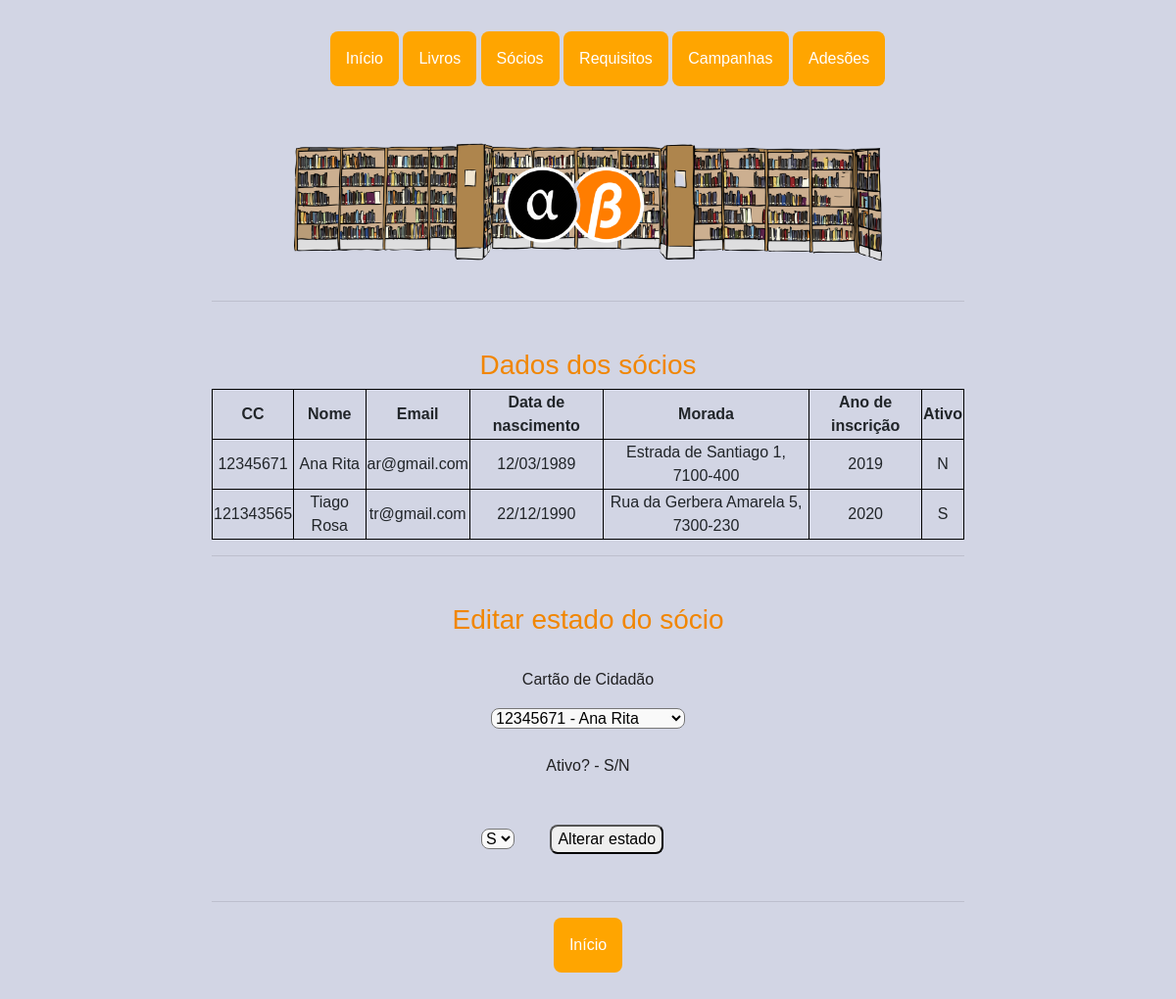
The page /ver_soc on the database as committed earlier.
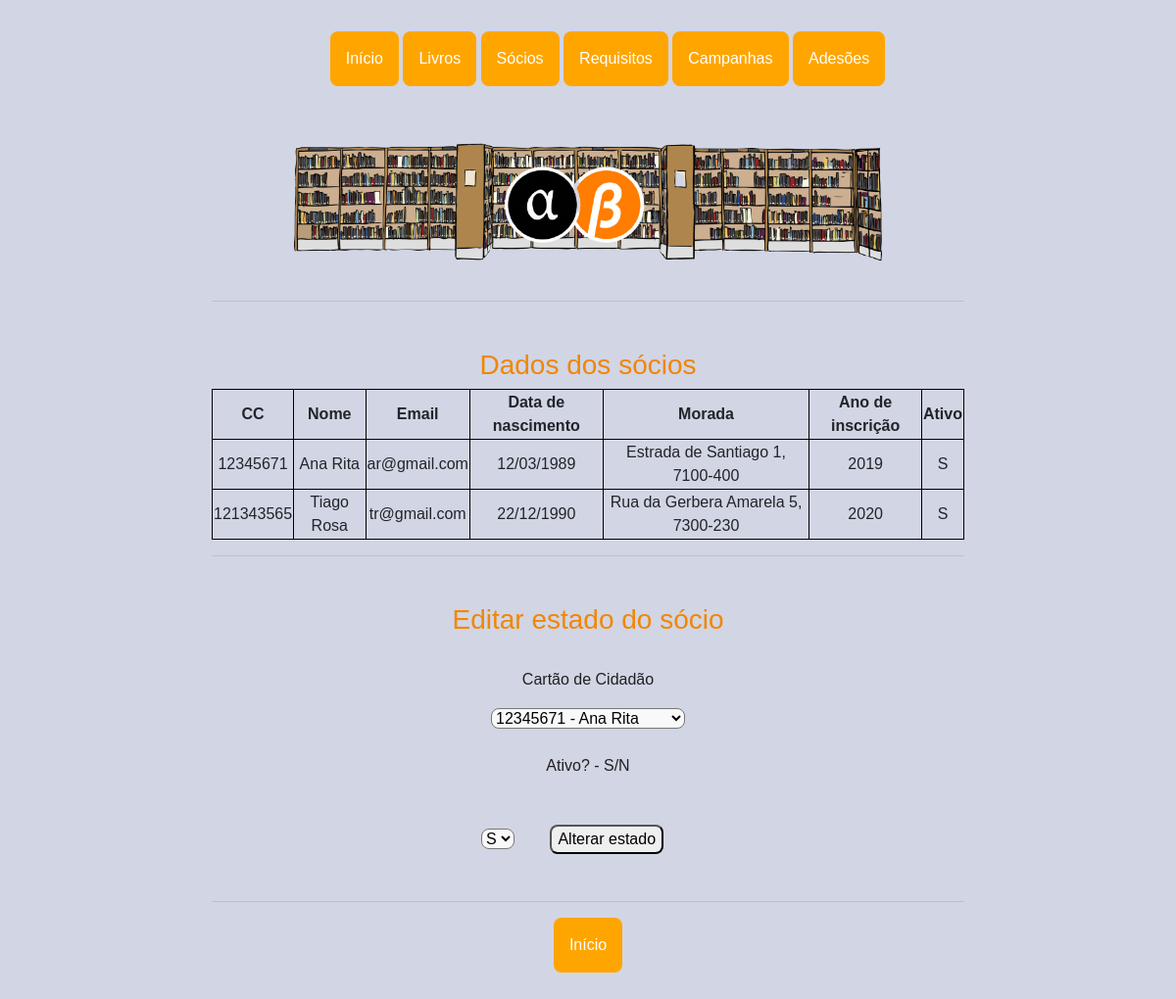
The same page on the database as committed later.
### app.py (models this page shows)
class Socio(db.Model):
    __tablename__ = 'socio'
    cc = db.Column(db.Integer, primary_key=True)
    nome_soc = db.Column(db.String(150))
    email = db.Column(db.String(50))
    data_n = db.Column(db.String(10))
    morada = db.Column(db.String(150))
    ano_inscri = db.Column(db.Integer)
    ativo = db.Column(db.String(1))

### app.py (the view)
@app.route('/ver_soc', methods=['GET'])
def ver_soc():
    socios = Socio.query.all()
    return render_template('ver_soc.html', socios=socios)

### templates/ver_soc.html (shortened to what this page needs)
{% extends "base.html"%} {%block title %}Ver sócios - Biblioteca{%endblock%} {%block pic %}<img class="bgpic"
  src="{{ url_for('static', filename = 'imgs/bb.png') }}" alt="logo" />{%endblock%} {%block content%}
<h3>Dados dos sócios</h3>
<table style="width:100%" class="pure-table pure-table-horizontal">
  <tr>
    <th>CC</th>
    <th>Nome </th>
    <th>Email</th>
    <th>Data de nascimento</th>
    <th>Morada</th>
    <th>Ano de inscrição</th>
    <th>Ativo</th>
  </tr>
  {% for socio in socios %}
  <tr>
    <td>{{socio.cc}}</td>
    <td>{{socio.nome_soc}}</td>
    <td>{{socio.email}}</td>
    <td>{{socio.data_n}}</td>
    <td>{{socio.morada}}</td>
    <td>{{socio.ano_inscri}}</td>
    <td>{{socio.ativo}}</td>
    {% endfor %}
</table>
<hr />
<h3>Editar estado do sócio</h3>
<form action="/altera_soc" method="post">
  <p>Cartão de Cidadão</p>
  <select name="ccs" id="ccs">
    {% for socio in socios %}
    <option value="{{ socio.cc }}">{{socio.cc}} - {{socio.nome_soc}}</option>
    {% endfor %}
  </select>
  <p>Ativo? - S/N</p>
  <select name="status" id="status">
    <option value="S">S</option>
  </select>
  <input type="submit" class="sub" value="Alterar estado">
</form>
<hr />
<div class="dropdown">
  <li><a href="/"><button class="dropbtn botoes ">Início</button></a>
  </li>
</div>
{%endblock%}

### templates/base.html (shortened to what this page needs)
<!DOCTYPE html>
<html lang="en">
<head>
    <link rel="stylesheet" href="https://unpkg.com/purecss@2.0.3/build/pure-min.css"
>
    <link rel="stylesheet" href="https://stackpath.bootstrapcdn.com/bootstrap/4.3.1/css/bootstrap.min.css"
 />
    <link rel="stylesheet" type="text/css" href="{{ url_for('static', filename = 'styles.css') }}" />
</head>
<body>
    <header>
        <section id="nav">
            <div class="menu">
                <ul>
                    <div class="dropdown">
                        <li><a href="/"><button class="dropbtn botoes ">Início</button></a>
                        </li>
                    </div>
                    <div class="dropdown">
                        <li><button class="dropbtn botoes">Livros</button>
                        </li>
                    </div>
                    <div class="dropdown">
                        <li><button class="dropbtn botoes">Sócios</button>
                        </li>
                    </div>
                    <div class="dropdown">
                        <li><button class="dropbtn botoes">Requisitos</button>
                        </li>
                    </div>
                    <div class="dropdown">
                        <li><a href="campanhas"><button class="dropbtn botoes ">Campanhas</button></a>
                        </li>
                    </div>
                    <div class="dropdown">
                        <li><a href="socio_camp"><button class="dropbtn botoes">Adesões</button></a>
                        </li>
                    </div>
                </ul>
            </div>
        </section>
        {%block pic%} {%endblock%}
    </header>
    <main>
        <section id="cont">
            <div class="conts">
                <hr />{%block content%} {%endblock%}
            </div>
        </section>
    </main>
</body>
</html>

### static/styles.css (style rules this page uses)
*, *::before, *::after { box-sizing: border-box; }
body { background-color: #D2D5E4; margin: 0; font-family: 'Ubuntu', sans-serif; padding-top: 2rem; padding-bottom: 2rem; }
header { display: flex; flex-direction: column; width: 100%; background-color: #D2D5E4; text-align: center; padding-bottom: 1.5rem; }
form { text-align: center; width: auto; }
a { color: #e9e9fc; }
p { color: #202022; padding-top: 1.5rem; }
select { padding-top: -1rem; border-radius: 0.5rem; background-color: #f9f9f9; }
input { padding-top: -1rem; border-radius: 0.5rem; }
h1, h2, h3 { color: #f18602; padding-top: 2rem; }
table, th, td { border: 1px solid black; }
#nav { width: auto; margin-left: 0.25rem; margin-right: 0.25rem; }
#cont { display: flex; flex-direction: column; justify-content: center; font-family: 'Ubuntu', sans-serif; max-width: 50rem; margin: 0 auto; padding: 0 1rem; }
.dropbtn { background-color: #4CAF50; color: white; padding: 16px; font-size: 16px; border: none; cursor: pointer; }
.dropdown button { background-color: #FFA500; color: white; font-size: 16px; border: none; cursor: pointer; }
.dropdown { position: relative; display: inline-block; }
.dropdown li { display: inline; }
.sub { border-radius: 0.5rem; margin: 2rem; width: auto; }
.conts { padding: 0 0 5rem 0; text-align: center; }
.botoes { border-radius: 0.5rem; width: auto; }
.bgpic { margin: auto; max-width: 50%; }

Rows that differ between the two databases and show on the page:
changed Socio "Ana Rita": ativo "N" → "S"
